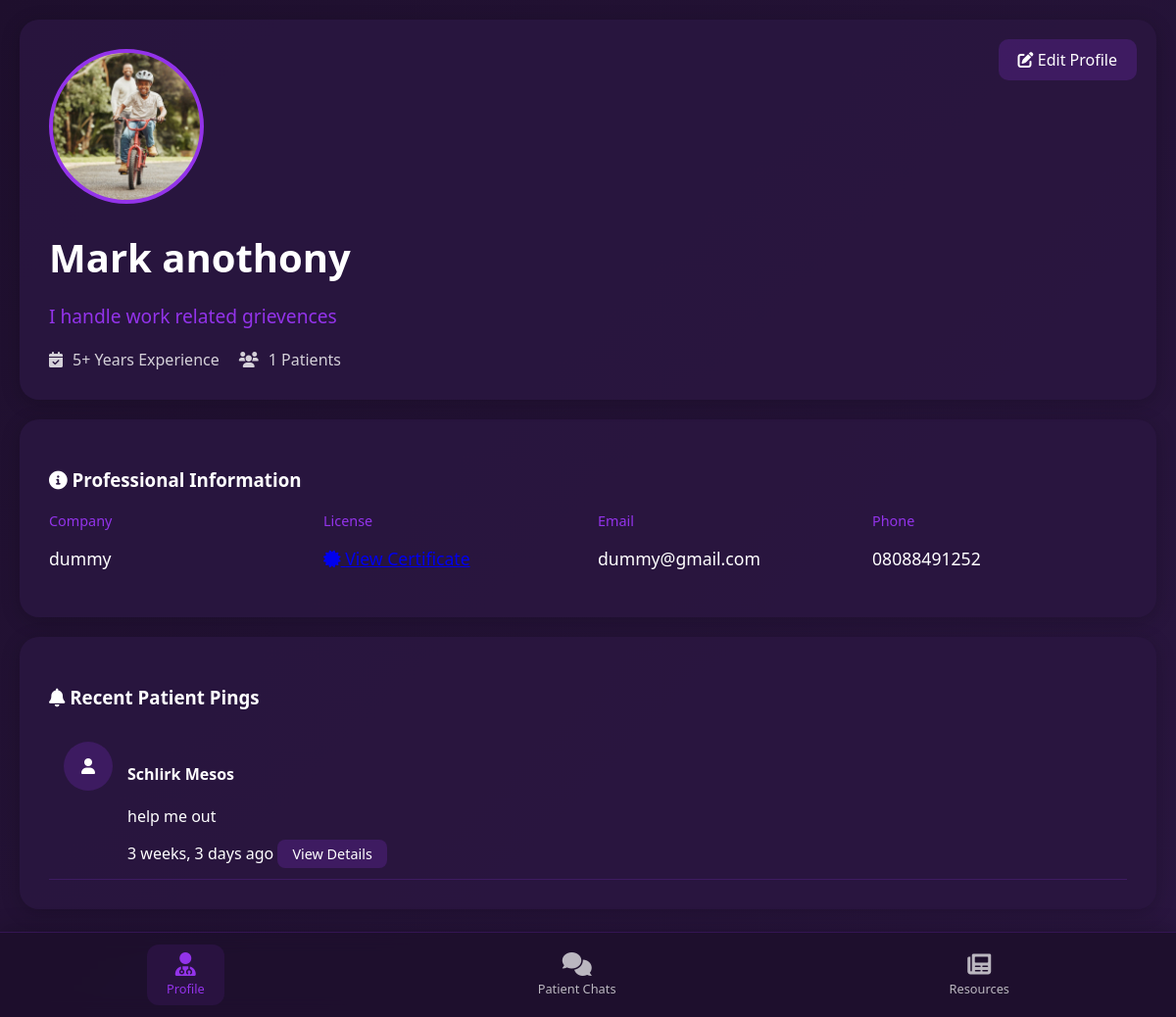
Page /auth/profile/therapist/ (signed in) on the committed database.
### user_management/models.py (models this page shows, shortened)
class Therapist(models.Model):
    user = models.OneToOneField(CustomUser, on_delete=models.CASCADE)
    name = models.CharField(max_length=255)
    years_of_experience = models.PositiveIntegerField()
    expertise = models.TextField()
    license_certificate = models.FileField(upload_to='certificates/')

class CustomUser(AbstractBaseUser, PermissionsMixin):
    email = models.EmailField(unique=True)
    phone_number = models.CharField(max_length=15)
    company_name = models.CharField(max_length=255)
    legal_name = models.CharField(max_length=255)
    profile_pic = models.ImageField(upload_to='profile_pics/', default='default_pic.jpg')
    is_active = models.BooleanField(default=True)
    is_staff = models.BooleanField(default=False)
    groups = models.ManyToManyField(
        'auth.Group',
        related_name='custom_user_set',
        blank=True,
        verbose_name='groups',
        help_text='The groups this user belongs to.',
    )
    user_permissions = models.ManyToManyField(
        'auth.Permission',
        related_name='custom_user_set',
        blank=True,
        verbose_name='user permissions',
        help_text='Specific permissions for this user.',
    )
    objects = CustomUserManager()
    USERNAME_FIELD = 'email'
    REQUIRED_FIELDS = ['phone_number', 'company_name', 'legal_name']

class Ping(models.Model):
    therapist = models.ForeignKey(Therapist, on_delete=models.CASCADE, related_name='pings')
    user = models.ForeignKey(CustomUser, on_delete=models.CASCADE, related_name='pinged_therapists')
    timestamp = models.DateTimeField(auto_now_add=True)
    message = models.TextField(blank=True, null=True)
    last_message = models.DateTimeField(auto_now=True)
    class Meta:
        unique_together = ('therapist', 'user')

### user_management/views.py (the view)
# urls.py: path('profile/therapist/', profile_page_therapist, name='profile_page_therapist'),
@login_required
def profile_page_therapist(request):
    therapist = request.user.therapist
    chat_partners_count = CustomUser.objects.filter(
        models.Q(chat_sent_messages__receiver=request.user) |
        models.Q(chat_received_messages__sender=request.user)
    ).distinct().count()
    context = {
        'therapist': therapist,
        'pings': Ping.objects.filter(therapist=therapist).order_by('-timestamp'),
        'chat_partners_count': chat_partners_count
    }
    return render(request, 'user_management/profile_page_therapist.html', context)

### user_management/templates/user_management/profile_page_therapist.html (shortened to what this page needs)
{% extends 'user_management/base_with_nav_therapist.html' %}
{% block content %}
<div class="profile-container">
    <div class="profile-header">
        <div class="profile-avatar" {% if therapist.user.profile_pic %}style="background-image: url('{{ therapist.user.profile_pic.url }}')"{% endif %}>
        </div>
        <div class="profile-info">
            <h1>{{ therapist.name }}</h1>
            <p class="subtitle">{{ therapist.expertise }}</p>
            <div class="quick-stats">
                <div class="stat">
                    <i class="fas fa-calendar-check"></i>
                    <span>{{ therapist.years_of_experience }}+ Years Experience</span>
                </div>
                <div class="stat">
                    <i class="fas fa-users"></i>
                    <span>{{ chat_partners_count }} Patients</span>
                </div>
            </div>
        </div>
        <a href="{% url 'edit_profile_therapist' %}" class="edit-profile-btn">
            <i class="fas fa-edit"></i> Edit Profile
        </a>
    </div>
    <div class="profile-content">
        <div class="profile-section">
            <div class="section-card">
                <h3><i class="fas fa-info-circle"></i> Professional Information</h3>
                <div class="info-grid">
                    <div class="info-item">
                        <label>Company</label>
                        <p>{{ therapist.user.company_name }}</p>
                    </div>
                    <div class="info-item">
                        <label>License</label>
                        <p><a href="{{ therapist.license_certificate.url }}" target="_blank" class="license-link">
                            <i class="fas fa-certificate"></i> View Certificate
                        </a></p>
                    </div>
                    <div class="info-item">
                        <label>Email</label>
                        <p>{{ therapist.user.email }}</p>
                    </div>
                    <div class="info-item">
                        <label>Phone</label>
                        <p>{{ therapist.user.phone_number }}</p>
                    </div>
                </div>
            </div>
        </div>
        <div class="profile-section">
            <div class="section-card">
                <h3><i class="fas fa-bell"></i> Recent Patient Pings</h3>
                <div class="pings-list">
                    {% for ping in pings %}
                    <div class="ping-card">
                        <div class="ping-avatar">
                            <i class="fas fa-user"></i>
                        </div>
                        <div class="ping-content">
                            <h4>{{ ping.user.legal_name }}</h4>
                            <p>{{ ping.message|truncatechars:100 }}</p>
                            <div class="ping-footer">
                                <span class="ping-time">{{ ping.timestamp|timesince }} ago</span>
                                <a href="{% url 'user_analytics' ping.user.id %}" class="view-details-btn">
                                    View Details
                                </a>
                            </div>
                        </div>
                    </div>
                    {% empty %}
                    <div class="no-pings">
                        <i class="fas fa-inbox"></i>
                        <p>No new pings</p>
                    </div>
                    {% endfor %}
                </div>
            </div>
        </div>
    </div>
</div>
{% endblock %}

### user_management/templates/user_management/profile_page_therapist.html (style rules this page uses)
.profile-container { padding: 20px; max-width: 1200px; margin: 0 auto; }
.profile-header { position: relative; background: rgba(42, 22, 64, 0.9); border-radius: 20px; padding: 30px; margin-bottom: 20px; box-shadow: 0 4px 20px rgba(0, 0, 0, 0.2); }
.profile-avatar { width: 150px; height: 150px; border-radius: 50%; background: rgba(147, 51, 234, 0.2); display: flex; align-items: center; justify-content: center; border: 4px solid #9333ea; margin-bottom: 20px; background-size: cover; background-position: center; }
.profile-info h1 { font-size: 2.5rem; margin-bottom: 10px; color: #fff; }
.subtitle { color: #9333ea; font-size: 1.2rem; margin-bottom: 20px; }
.quick-stats { display: flex; gap: 20px; margin-top: 20px; }
.stat { display: flex; align-items: center; gap: 10px; color: rgba(255, 255, 255, 0.8); }
.edit-profile-btn { position: absolute; top: 20px; right: 20px; background: rgba(147, 51, 234, 0.2); color: #fff; padding: 10px 20px; border-radius: 10px; text-decoration: none; transition: all 0.3s ease; }
.section-card { background: rgba(42, 22, 64, 0.9); border-radius: 20px; padding: 30px; margin-bottom: 20px; box-shadow: 0 4px 20px rgba(0, 0, 0, 0.2); }
.info-grid { display: grid; grid-template-columns: repeat(auto-fit, minmax(250px, 1fr)); gap: 20px; margin-top: 20px; }
.info-item label { color: #9333ea; font-size: 0.9rem; margin-bottom: 5px; display: block; }
.info-item p { color: #fff; font-size: 1.1rem; }
.ping-card { display: flex; gap: 15px; padding: 15px; border-bottom: 1px solid rgba(147, 51, 234, 0.2); }
.ping-avatar { width: 50px; height: 50px; background: rgba(147, 51, 234, 0.2); border-radius: 50%; display: flex; align-items: center; justify-content: center; }
.view-details-btn { background: rgba(147, 51, 234, 0.2); color: #fff; padding: 5px 15px; border-radius: 8px; text-decoration: none; font-size: 0.9rem; transition: all 0.3s ease; }

### user_management/templates/user_management/base_with_nav_therapist.html (style rules this page uses)
body { margin: 0; padding: 0; min-height: 100vh; background: linear-gradient(135deg, #1e0f2d 0%, #2a1640 100%); color: white; font-family: 'Segoe UI', sans-serif; padding-bottom: 70px; }

### rows in the picture
Therapist: user.profile_pic (picture), name "Mark anothony", expertise "I handle work related grievences", years_of_experience "5", user.company_name "dummy", user.email "dummy@gmail.com", user.phone_number "08088491252"
Ping: user.legal_name "Schlirk Mesos", message "help me out", timestamp "3 weeks, 3 days"

### other values in the picture
{{ chat_partners_count }} "1"
